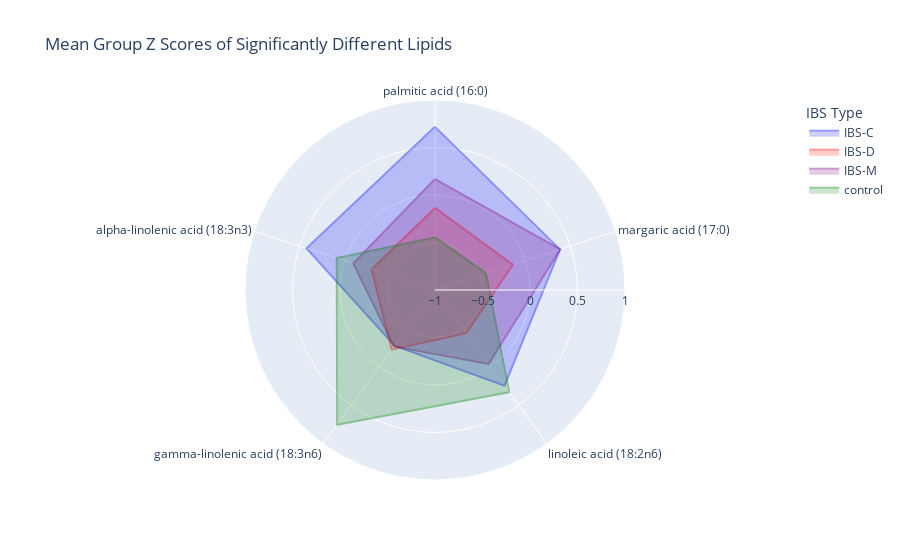

The notebook cell this image was saved under:
### Markdown cell above
`!pip install plotly`

### Code cell
import plotly.express as px
import pandas as pd
fig = px.line_polar(pd.melt(sub_sig_mean_df.T.reset_index(), id_vars="index"), 
                    r="value", 
                    theta="index", color="IBS Type",
                    color_discrete_sequence=["blue","red","purple","green"],
                    title="Mean Group Z Scores of Significantly Different Lipids",
                    line_close=True)
fig.update_layout(
  polar=dict(
    radialaxis=dict(
      visible=True,
      range=[-1, 1]
    )))
fig.update_traces(fill='toself', opacity=0.4)
fig.show()
fig.write_html("Figures/Metabolome_Z_radar_filled.html")

### Figure 1 — Plotly figure (JSON) as saved in the notebook; plotly's stock layout.template omitted (floating-point values rounded to 4 significant figures)
{"data": [{"fill": "toself", "hovertemplate": "IBS Type=IBS-C<br>value=%{r}<br>index=%{theta}<extra></extra>", "legendgroup": "IBS-C", "line": {"color": "blue", "dash": "solid"}, "mode": "lines", "name": "IBS-C", "opacity": 0.4, "r": [0.7174, 0.3832, 0.2446, -0.2764, 0.4218, 0.7174], "showlegend": true, "subplot": "polar", "theta": ["palmitic acid (16:0)", "margaric acid (17:0)", "linoleic acid (18:2n6)", "gamma-linolenic acid (18:3n6)", "alpha-linolenic acid (18:3n3)", "palmitic acid (16:0)"], "type": "scatterpolar"}, {"fill": "toself", "hovertemplate": "IBS Type=IBS-D<br>value=%{r}<br>index=%{theta}<extra></extra>", "legendgroup": "IBS-D", "line": {"color": "red", "dash": "solid"}, "mode": "lines", "name": "IBS-D", "opacity": 0.4, "r": [-0.136, -0.139, -0.4391, -0.2238, -0.299, -0.136], "showlegend": true, "subplot": "polar", "theta": ["palmitic acid (16:0)", "margaric acid (17:0)", "linoleic acid (18:2n6)", "gamma-linolenic acid (18:3n6)", "alpha-linolenic acid (18:3n3)", "palmitic acid (16:0)"], "type": "scatterpolar"}, {"fill": "toself", "hovertemplate": "IBS Type=IBS-M<br>value=%{r}<br>index=%{theta}<extra></extra>", "legendgroup": "IBS-M", "line": {"color": "purple", "dash": "solid"}, "mode": "lines", "name": "IBS-M", "opacity": 0.4, "r": [0.168, 0.3863, -0.0388, -0.2659, -0.09585, 0.168], "showlegend": true, "subplot": "polar", "theta": ["palmitic acid (16:0)", "margaric acid (17:0)", "linoleic acid (18:2n6)", "gamma-linolenic acid (18:3n6)", "alpha-linolenic acid (18:3n3)", "palmitic acid (16:0)"], "type": "scatterpolar"}, {"fill": "toself", "hovertemplate": "IBS Type=control<br>value=%{r}<br>index=%{theta}<extra></extra>", "legendgroup": "control", "line": {"color": "green", "dash": "solid"}, "mode": "lines", "name": "control", "opacity": 0.4, "r": [-0.4463, -0.4355, 0.3285, 0.7522, 0.08781, -0.4463], "showlegend": true, "subplot": "polar", "theta": ["palmitic acid (16:0)", "margaric acid (17:0)", "linoleic acid (18:2n6)", "gamma-linolenic acid (18:3n6)", "alpha-linolenic acid (18:3n3)", "palmitic acid (16:0)"], "type": "scatterpolar"}], "layout": {"legend": {"title": {"text": "IBS Type"}, "tracegroupgap": 0}, "polar": {"angularaxis": {"direction": "clockwise", "rotation": 90}, "domain": {"x": [0, 1], "y": [0, 1]}, "radialaxis": {"range": [-1, 1], "visible": true}}, "title": {"text": "Mean Group Z Scores of Significantly Different Lipids"}}}
